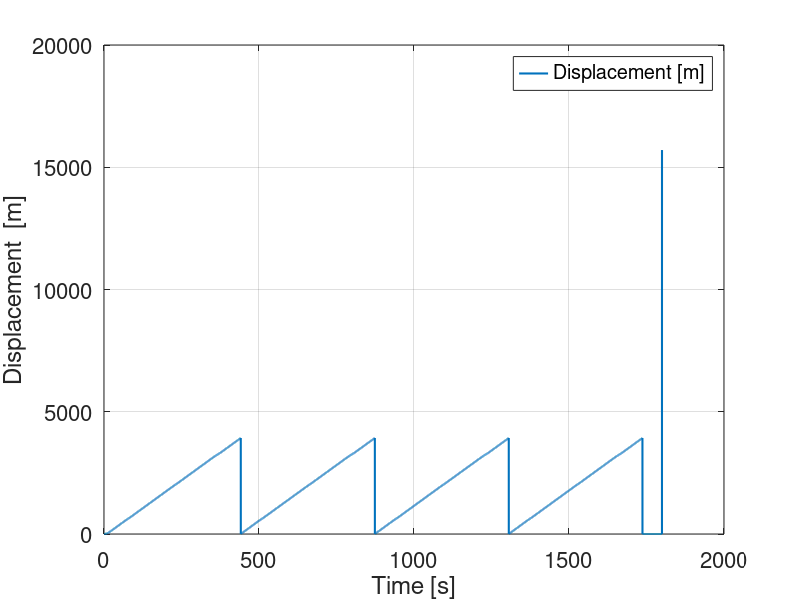
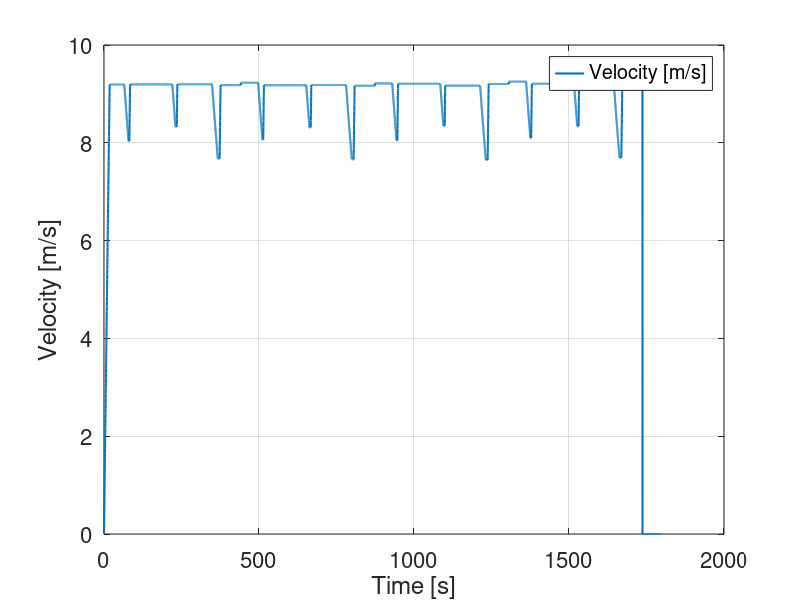

These charts were generated, in order, by the following MATLAB code:
% Improved track profile for SHELL ECOMARATHON (updated 2.4.26)
% By Jordan Jeong and Co.
% Mines 2026 Team

% This is to basically convert the track profile, and make the velocity
% profile more smoother and would coast down to specific speeds instead of
% braking to a certain speed

% This requires to understand where and how far the throttle would have to
% be let go to coast down to the correct speed 
%

% FOR TURNS 1, 7 and 13

% TRACK LENGTH = 3.926 km per lap (2.439 mi), or 15.704 total four laps (9.756 mi).

clear; clc; format short;

rho = 1.004;           % [kg/m^3] Air density in Colorado
rad = (2*pi/60);      % Conversion factor for RPM to rad/sec (not used currently)
g = 9.81;             % [m/s^2] gravity
V = 48;               % [V] Voltage of car
I_max = 1;           % [A] Current of car
C_d = 0.1;            % Drag Coeff
C_rr = 0.0056;         % Rolling Coeff.
Wd = [61,61,65] ./ 2.205; % [kg] Weight Distribution [FL,FR,R]
m = sum(Wd);          % [kg] total weight of car
h_aero = 0.375;       % [m] height of aero 
h_cg = h_aero;        % assume CoM height same as aero height
RWD = Wd(3) / m;       % [Weight fraction on rear axle]

T_motor = 1.49; % [N-m] Torque output from the motor
gr = 8; % Gear Ratio
T_out = T_motor * gr; % [N-m] Torque output after gearing

% no grade, no wind, 3 wheels

% Tire jawn
r_w = 0.203;          % [m] radius of rim
r_t = 0.2413;         % [m] outer radius of tire
m_t = 0.35;           % [kg] tire mass (one)
m_w = 0.65;           % [kg] wheel mass (one)
m_as = m_t + m_w;     % [kg] wheel assembly mass
l_wb = 1.397;         % [m] distance between two axles
I_w = 0.5 * m_w * r_w^2;                       % [kg*m^2] MOI wheel
I_t = 0.5 * m_t * (r_t^2 + r_w^2);             % [kg*m^2] MOI tire
I_tot = I_t + I_w;                             % [kg*m^2] TOTAL MOI
mu_t = 0.7;                                     % coeff. friction tire

% For the coasting before entering turns
isCoasting = false;
mode = "drive";   % drive | coast | hold



% FOR EFFICIENCY VALUE, REPLACE THIS -------------------------------------
T_eff = 1.0;          % transmission efficiency

A_f = 0.71;             % [m^2] frontal area
P_max = V * I_max;     % [W] motor input
P_maxwh = T_eff * P_max; % [W] available at wheels (approx)

% Traction-limited force (static formula); keep denominator safe
F_maxf = (mu_t*RWD*m*g) / (1 - ((mu_t*h_cg)/l_wb)); % [N] Rear axle tractive force

% Equivalent mass including rotating inertia
m_eq = m + 3 * (I_tot * (1/r_w)^2); % [kg] mass equivalent

% Time vector (seconds)
t = 0:.1:1800; % 30 minutes at .1-second steps

% Pre-allocate arrays
N = length(t);
F_drag = zeros(1,N);
P_drag = zeros(1,N);
F_rr = zeros(1,N);
P_rr = zeros(1,N);
F_inertia = zeros(1,N);
P_inertia = zeros(1,N);
F_maxwh = zeros(1,N);
F_req = zeros(1,N);
P_x = zeros(1,N);
v = zeros(1,N);
a = zeros(1,N);
x = zeros(1,N);

% Initial condition: start from rest (explicit)
v(1) = 0;
x(1) = 0;
dt = .1;
%{
% FOR HYPERMILING, Hypermiling will probably only apply for straights
and MAYBE for turns big enough to go at the straight speeds
v_max =;
v_min =;

%}

% BELOW IS ALL TRACK VALUES AND DATA FROM ME, NO CODE, BUT IS GOOD TO READ
% TO UNDERSTAND HOW CERTAIN NUMBERS WERE PRODUCED, IMPORTANTCE OF THESE
% NUMBERS, ETC.

% Velocity Values of turns, st = straight , numbers are the turn or straight numbers,
% if it has n, it is both turn numbers (1 and 2, 5 and 6, etc)
% R = Length of turn / turn angle
% v_max = sqrt(mu*g*R) *THIS IS THE MAX SPEED THE VEHICLE CAN GO THROUGH
% THE CORNER
% NOTE: SINCE THESE MEASUREMENTS ARE OFF OF SATELITE DATA ON GOOGLE MAPS
% AND EARTH, MEASURED FROM THE CENTER OF TRACK,
% I WILL ROUND DOWN AND MAYBE SUBTRACT 1 M/S TO ENSURE GRACE
% DOES NOT DIE :)

% note: will give turn number, or if it is straight for certain amount of
% distance, and its distance in the lap, parts of the track highlighted in
% red means no hypermiling, regardless what speed is allowed to drive

% START TO TURN = ABOUT 0 - 636 METERS

% TURN 1 = 20 meters, 90 degree turn STARTS AT POINT 636m - ENDS AT 656m
% R = 20m / (pi/2) = 25.477 meters
% v_max1 = 9.35 m/s
% will use 8 m/s

% STRAIGHT FOR 40 METERS - 656 TO 696


% TURN 2 = 69 METERS, 90 degree turn, 696 TO 765
% R = ROUGHLY 40 METERS
% v_max = v_st

% TURN 3 IS BIG ENOUGH TO GO NORMAL SPEED = 275 METERS, 765 TO 1040

% TURN 4 = 35 METERS, 95 METERS TOTAL,  60 degree turn FROM 1040 TO 1075
% 1075 TO 1135 IS STRAIGHT
% BIG ENOUGH TO GO STRAIGHT
% v_max = v_st

% STRAIGHT FOR = 114 METERS, FROM 1135 TO 1249

% TURN 5-6 CHICAINE = 56 METERS FROM 1249 TO 1305
% half = 28 meters, 90 degrees both
% 28m / (pi/2), r = 17.825 meters
% v_max = 11.06 m/s
% (BIG ENOUGH TO GO NORMAL SPEED, no hypermiling)

% STRAIGHT FOR = 714 METERS, FROM 1305 TO 2019

% TURN 7 = 35 METERS, 90 degree turn, FROM 2019 TO 2054
% R = 40 / (pi/2) = 25.477 meters
% v_max7 = 9.577 meters, use 8.3

% STRAIGHT FOR = 101 METERS, FROM 2054 TO 2155

% TURN 8-9 CHICAINE = 160 METERS, FROM 2155 TO 2315
% big enough to go normal

% STRAIGHT FOR = 78 METERS, FROM 2315 TO 2393

% TURN 10 = 30 METERS, 60 degrees, FROM 2393 TO 2423
% R = 30m / (pi/3) = 28.66m , v_max = 14 m/s GO NORMAL

% TURN 11 = 678 METERS (BIG ENOUGH TO GO NORMAL) FROM 2423 TO 3101

% TURN 12 = 35 meters, 90 degree turn, FROM 3101 TO 3136
% R = 35 / (pi/2) = 22.93 m
% v_max = 12.37 m/s

% Straight for 120 meters, FROM 3136 TO 3256 (might adjust this straight
% length to coast sooner for turn 13)

% TURN 13 = 45 METERS, about 135 degree turn, FROM 3256 TO 3301
% R = 45 / (3pi/2) = 9.554 meters
% v_max = 8.1 m/s, will use 7 m/s


% TURN 14 = 215 METERS (BIG ENOUGHT TO GO NORMAL) FROM 3301 TO 3516

% STRAIGHT FOR = 410 METERS, FROM 3516 TO 3926

% COMPLETION OF ONE LAP == 3926 METERS
% Four total laps = 15,704 meters 
% (FOR COMPLETION, MUST AVERAGE 19.5 MPH)


v_st = 20.5 / 2.237 ; % velocity on straights (20 mph, will be based on what the turn velocities are)

v_st1 = v_st; % STRAIGHT BETWEEN START AND 1

v_1 = 8; % velocity on turn 1 [m/s]

v_2 = v_st; % velocity on turn 2

v_3 = v_st; % turn 3 is found to be big enough to hypermile

v_4 = v_st; % TURN 4

v_st2 = v_st; % STRIAGHT BETWEEN 4 AND 5

v_5n6 = v_st; % 5 AND 6 CHICANE

v_st3 = v_st; % STRAIGHT BETWEEN 6 AND 7 (HAHAHA)

v_7 = 8.3; % TURN 7 [m/s]

v_st4 = v_st; % STRAIGHT BETWEEN 7 AND 8

v_8n9 = v_st; % 8 AND 9 CHICANE

v_st5 = v_st; % STRAIGHT BETWEEN 9 AND 10

v_10 = v_st; % TURN 10

v_11 = v_st; % TURN 11 (PRETTY MUCH A STRAIGHT)

v_12 = v_st; % TURN 12

v_st6 = v_st; % STRAIGHT BETWEEN 12 AND 13 (might delete since so small and going into toughest corner)

v_13 = 7; % TURN 13 [m/s]

v_14 = v_st; % TURN 14 (STRAIGHT)

v_st7 = v_st; % STRAIGHT BETWEEN 14 AND FINISH


lap_num = 1; % number of laps completed, once hits lap 5, race will end

for i = 1:N-1
    % aerodynamic force (N)
    F_drag(i) = 0.5 * rho * C_d * A_f * v(i)^2;
    P_drag(i) = F_drag(i) * v(i);
    % Rolling resistance (N) and power
    F_rr(i) = C_rr * m * g;
    P_rr(i) = F_rr(i) * v(i);

    % Avoid division by zero for v == 0: at zero speed power cannot
    % be used directly to compute force (P/v), so treat as not power-limited.

        if v(i) <= 0
        F_maxwh(i) = Inf;
    else
        F_maxwh(i) = P_maxwh / v(i);
    end

    % Determine limiter: powertrain or traction
    if F_maxwh(i) < F_maxf
        F = F_maxwh(i);
    else
        F = F_maxf;
    end
    F = T_out / r_t; % this is because I am pretty sure we are always gearing limited, w a gear ratio of 8, nominal torque

    % THIS IS THE COASTDOWN DISTANCE SOLVING: BASCIALLY HAD TO DERIVE THE
    % VEL. PER TIME TO CHANGE TO DIST. PER VELOCITY. LMK IF YOU WANT THE
    % ACTUAL DERIVATION, BUT THE s_... IS THE DERIVATION AND SOLUTION FOR
    % IT, b AND c ARE FOR CONSTANT HOLDERS

    b = C_rr * m * g;
    c = 0.5 * rho * C_d * A_f;

    s_1 = m_eq / 2 / c * log(( b + c * v_st1^2)/( b + c * v_1^2));

    s_7 = m_eq / 2 / c * log(( b + c * v_st^2)/( b + c * v_7^2));

    s_13 = m_eq / 2 / c * log(( b + c * v_12^2)/( b + c * v_13^2));

    % FOR STRAIGHT 1 (Can hypermile for future code)
    if x(i) < 636 - s_1
        if v(i) < v_st1
            mode = "drive";
            F = T_out / r_t;
        else 
            mode = 'coast';
            F = F_drag(i) + F_rr(i);
        end
    end
    
    % COAST INTO TURN 1
    if x(i) >= 636 - s_1 && x(i) < 636
        mode = "coast";
        F = 0;
    end
    
    % TURN 1
    if x(i) >= 636 && x(i) < 656
        mode = "hold";
        F = F_drag(i) + F_rr(i);   % constant-speed corner
    end

    %For turn 2 (maintain v_2)
    if x(i)>= 656 && x(i) < 765
        v_use = v_2;
        mode = "hold";
        if v(i) < v_use
            F = T_out / r_t;
        else
            F = F_drag(i) + F_rr(i);
        end
            
    end
    
    % For turn 3 (can Hypermile)
    if x(i) >= 765 && x(i) < 1040
        v_use = v_3;
        if v(i) < v_use
            F = T_out / r_t;
        else
            F = F_drag(i) + F_rr(i);
        end

    end

    % For turn 4
    if x(i) >= 1040 && x(i) < 1135
        v_use = v_4;
        mode = "hold";
        if v(i) < v_use 
            F = T_out / r_t;
        else
            F = F_drag(i) + F_rr(i);
        end
    end

    % For straight 2 (can hypermile)
    if x(i) >= 1135 && x(i) < 1249
        v_use = v_st2;
        if v(i) < v_use
            F = T_out / r_t;
        else
            F = F_drag(i) + F_rr(i);
        end

    end
    % For turn 5 and 6 chicane
    if x(i) >= 1249 && x(i) < 1305
        v_use = v_5n6;
        mode = "hold";
        if v(i) < v_use 
            F = T_out / r_t;
        else
            F = F_drag(i) + F_rr(i);
        end
    end

    % For straight 3
    if x(i) >= 1305 && x(i) < 2019 - s_7
        v_use = v_st3;
        if v(i) < v_use
            F = T_out / r_t;
        else
            F = F_drag(i) + F_rr(i);
        end

    end

    % For coasting before turn 7
    if x(i) >= 2019 - s_7 && x(i) < 2019
        mode = "coast";
        F = 0;
    end
    

    % For turn 7
    if x(i) >= 2019 && x(i) < 2054
        v_use = v_7;
        mode = "hold";
        F = F_drag(i) + F_rr(i);   % constant-speed corner
    end

    % For straight 4
    if x(i) >= 2054 && x(i) < 2155
        v_use = v_st4;
        if v(i) < v_use
            F = T_out / r_t;
        else
            F = F_drag(i) + F_rr(i);
        end

    end

    % For turn 8 and 9 chicane
    if x(i) >= 2155 && x(i) < 2315
        v_use = v_8n9;
        mode = "hold";
        if v(i) < v_use 
            F = T_out / r_t;
        else
            F = F_drag(i) + F_rr(i);
        end
    end

    % For straight 5
    if x(i) >= 2315 && x(i) < 2393
        v_use = v_st5;
        if v(i) < v_use
            F = T_out / r_t;
        else
            F = F_drag(i) + F_rr(i);
        end
    end

    % For turn 10
    if x(i) >= 2393 && x(i) < 2423
        v_use = v_10;
        mode = "hold";
        if v(i) < v_use 
            F = T_out / r_t;
        else
            F = F_drag(i) + F_rr(i);
        end
    end

    % For turn 11
    if x(i) >= 2423 && x(i) < 3101
        v_use = v_11;
        if v(i) < v_use 
            F = T_out / r_t;
        else
            F = F_drag(i) + F_rr(i);
        end
    end

    % For prep for turn 13 *has to coast through turn 12
    if x(i) >= 3101 && x(i) < 3256
        F = 0;
    end

    % For turn 13
    if x(i) >= 3256 && x(i) < 3301
        v_use = v_13;
        mode = "hold";
        F = F_drag(i) + F_rr(i);   % constant-speed corner
    end
    
    % For turn 14
    if x(i) >= 3301 && x(i) < 3516
        v_use = v_14;
        if v(i) < v_use
            F = T_out / r_t;
        else
            F = F_drag(i) + F_rr(i);
        end
    
    end

    % For straight 7
    if x(i) >= 3516 && x(i) < 3926
        v_use = v_st7;
        if v(i) < v_use
            F = T_out / r_t;
        else
            F = F_drag(i) + F_rr(i);
        end

    end

    % Check if lap is complete
    if x(i) > 3926
        lap_num = lap_num + 1;
        x(i) = x(i) - 3926;
    end

    % Check if four laps has been completed (RACE HAS BEEN DONE)
    if lap_num == 5
        disp('Exiting loop because four laps have been completed!')
        Time_comp = t(i) / 60 % THIS IS THE COMPLETION TIME IN MINUTES
        break
    end

    %Real Force output, taking into account efficiencies
    F_real = F * T_eff;
        

    a(i) = (F_real - F_rr(i) - F_drag(i)) / m_eq;
    % protect against tiny negative accelerations causing small negative speeds
    v(i+1) = max(0, v(i) + a(i) * dt);

    % position update (explicit Euler)

    x(i+1) = x(i) + v(i) * dt;

    % inertia force and power
    F_inertia(i) = m_eq * a(i);
    P_inertia(i) = F_inertia(i) * v(i);

    % total required force and power (this uses the old F value b/c of
    % mechancical power output from motor, not onto the ground)
    F_req(i) = F;
    P_x(i) = F_req(i) * v(i);
end


% Energy used (integrate positive power only)
Energy_kWh = trapz(t, max(P_x, 0)) / (3600 * 1000); % [kWh]

% Convert displacement to miles correctly and compute efficiency mi/kWh
m_to_mi = 1/1609.344;
distance_miles = 15704 * m_to_mi;
if Energy_kWh > 0
    eff_mi_per_kWh = distance_miles / Energy_kWh;
else
    eff_mi_per_kWh = NaN;
end
x(end) = 15704;
fprintf('Distance [m]: %.1f  Distance [mi]: %.4f  Energy [kWh]: %.4f  Eff [mi/kWh]: %.4f\n',...
    x(end), distance_miles, Energy_kWh, eff_mi_per_kWh)

% Displacement plot
figure('Name', 'Displacement vs Time');
set(gca,'FontSize',16);
set(0, 'DefaultLineLineWidth', 1.5);
hold on; grid on; box on;
plot(t, x ,'DisplayName', 'Displacement [m]');
xlabel('Time [s]');
ylabel('Displacement  [m]');
legend

% velocity plot
figure('Name', 'Velocity vs Time');
set(gca,'FontSize',16);
set(0, 'DefaultLineLineWidth', 1.5);
hold on; grid on; box on;
plot(t, v ,'DisplayName', 'Velocity [m/s]');
xlabel('Time [s]');
ylabel('Velocity [m/s]');
legend
